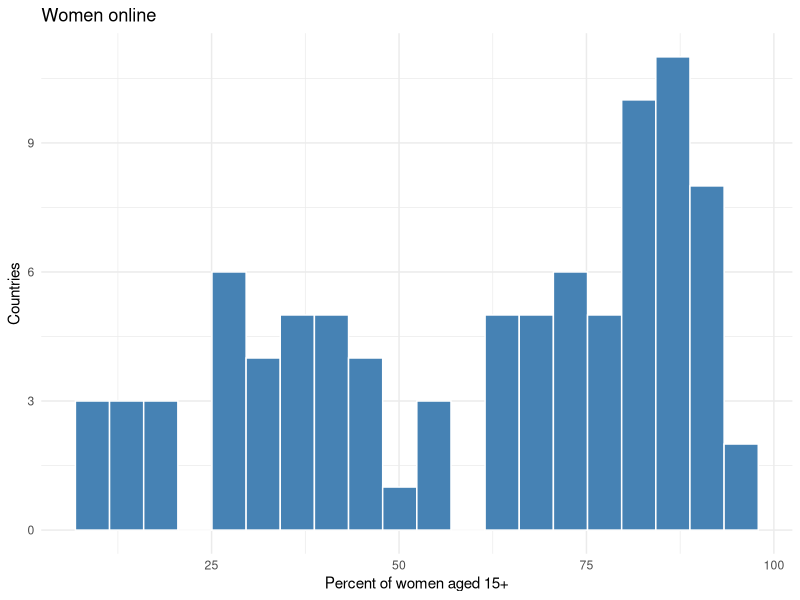
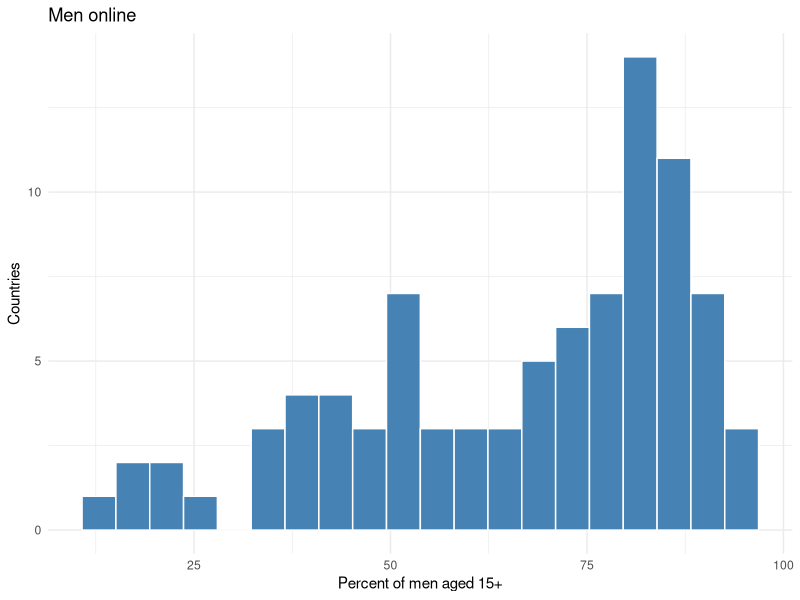
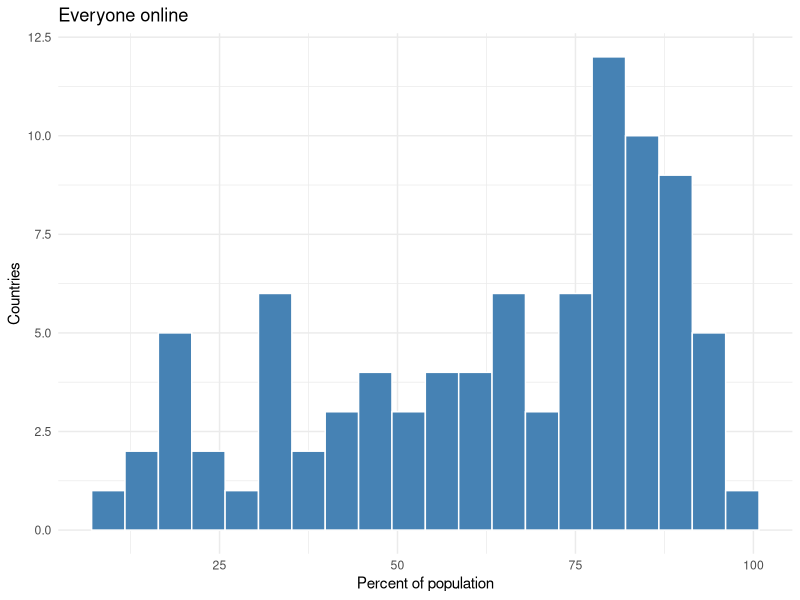
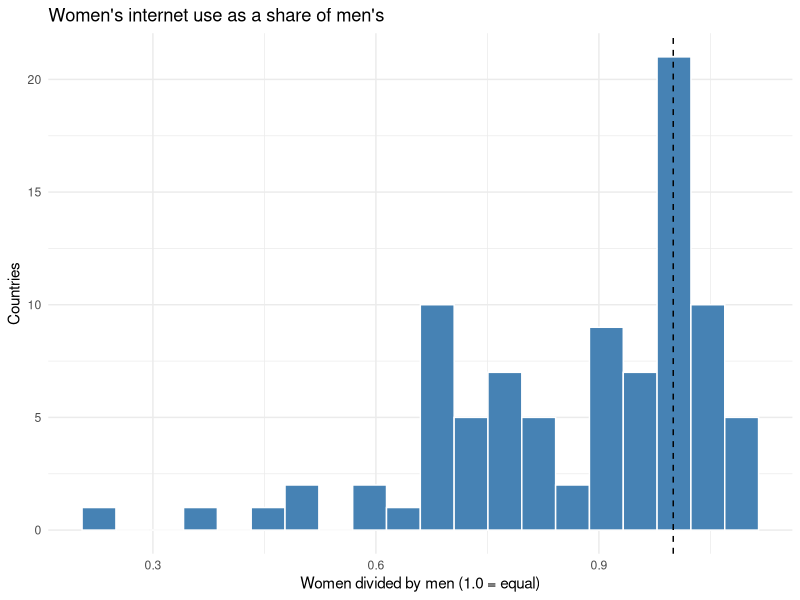
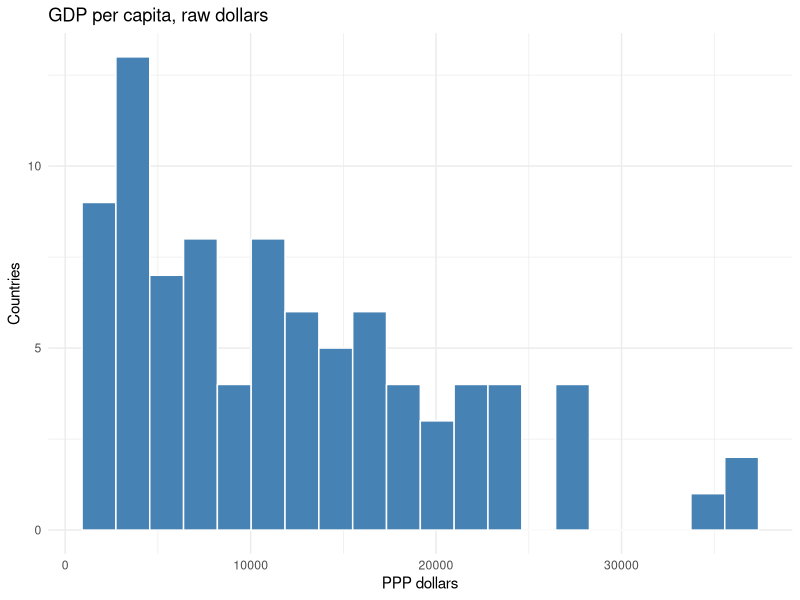
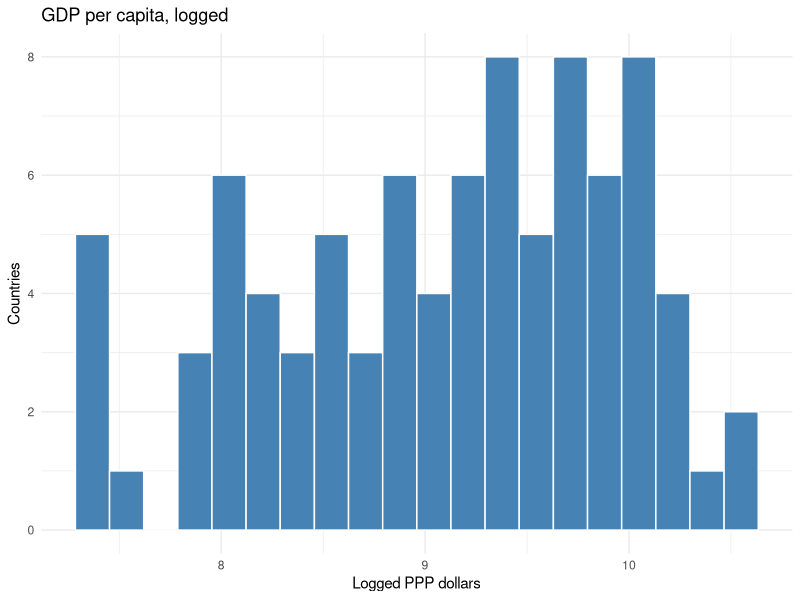
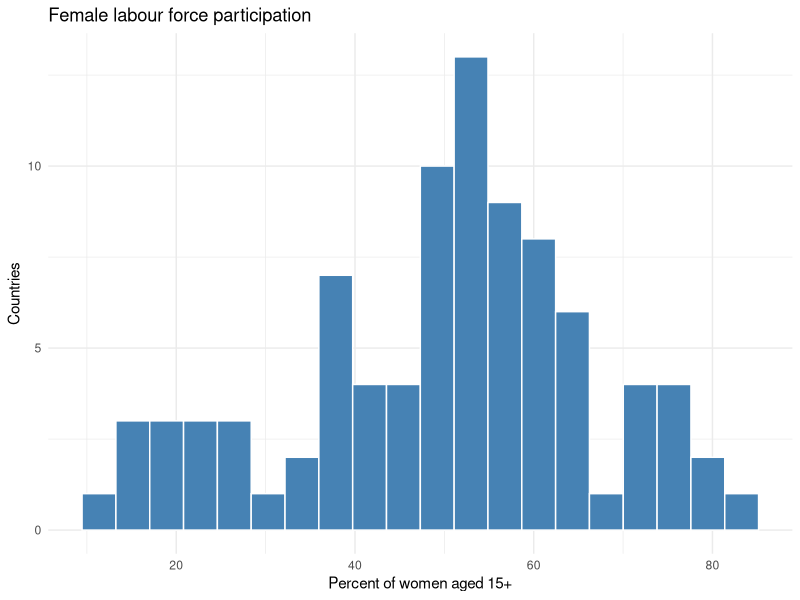
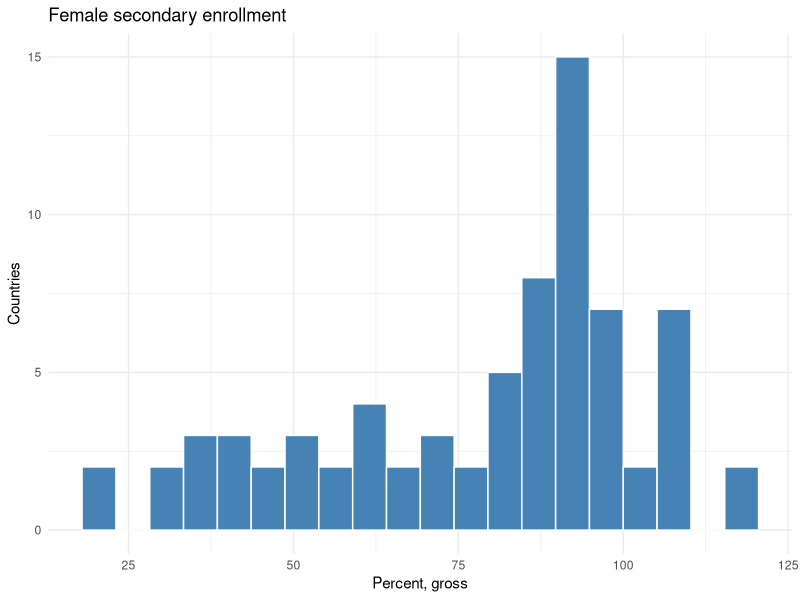

R code for these plots, in order:
## ---- chunk 1
knitr::opts_chunk$set(echo = TRUE, message = FALSE, warning = FALSE)
## ---- chunk 2
library(tidyverse)

data <- read_csv("data_clean/analysis_data.csv", show_col_types = FALSE)

dim(data)
## ---- chunk 3
glimpse(data)
## ---- chunk 4
data %>%
  select(country, internet_women, internet_men, gap_diff, flfp) %>%
  head(5)
## ---- chunk 5
summary(data$gap_diff)

summary(data$gdp_pc_ppp)

summary(data$flfp)

summary(data$sec_enroll_fem_gross)
## ---- chunk 6
colSums(is.na(data))
## ---- chunk 7
data %>%
  filter(is.na(sec_enroll_fem_gross)) %>%
  select(country)
## ---- chunk 8
data %>%
  filter(is.na(sec_enroll_fem_gross)) %>%
  summarise(mean_gap = mean(gap_diff))
## ---- chunk 9
ggplot(data, aes(x = internet_women)) +
  geom_histogram(bins = 20, fill = "steelblue", colour = "white") +
  labs(title = "Women online", x = "Percent of women aged 15+", y = "Countries") +
  theme_minimal()

ggplot(data, aes(x = internet_men)) +
  geom_histogram(bins = 20, fill = "steelblue", colour = "white") +
  labs(title = "Men online", x = "Percent of men aged 15+", y = "Countries") +
  theme_minimal()

ggplot(data, aes(x = internet_total)) +
  geom_histogram(bins = 20, fill = "steelblue", colour = "white") +
  labs(title = "Everyone online", x = "Percent of population", y = "Countries") +
  theme_minimal()
## ---- chunk 10
ggplot(data, aes(x = gap_ratio)) +
  geom_histogram(bins = 20, fill = "steelblue", colour = "white") +
  geom_vline(xintercept = 1, linetype = "dashed") +
  labs(title = "Women's internet use as a share of men's",
       x = "Women divided by men (1.0 = equal)", y = "Countries") +
  theme_minimal()
## ---- chunk 11
ggplot(data, aes(x = gdp_pc_ppp)) +
  geom_histogram(bins = 20, fill = "steelblue", colour = "white") +
  labs(title = "GDP per capita, raw dollars",
       x = "PPP dollars", y = "Countries") +
  theme_minimal()

ggplot(data, aes(x = log_gdp)) +
  geom_histogram(bins = 20, fill = "steelblue", colour = "white") +
  labs(title = "GDP per capita, logged",
       x = "Logged PPP dollars", y = "Countries") +
  theme_minimal()

ggplot(data, aes(x = flfp)) +
  geom_histogram(bins = 20, fill = "steelblue", colour = "white") +
  labs(title = "Female labour force participation",
       x = "Percent of women aged 15+", y = "Countries") +
  theme_minimal()

ggplot(data, aes(x = sec_enroll_fem_gross)) +
  geom_histogram(bins = 20, fill = "steelblue", colour = "white") +
  labs(title = "Female secondary enrollment",
       x = "Percent, gross", y = "Countries") +
  theme_minimal()
## ---- chunk 12
ggplot(data, aes(x = urban_pct)) +
  geom_histogram(bins = 20, fill = "steelblue", colour = "white") +
  labs(title = "Urban population", x = "Percent of total", y = "Countries") +
  theme_minimal()


ggplot(data, aes(x = gender_inequality_index)) +
  geom_histogram(bins = 20, fill = "steelblue", colour = "white") +
  labs(title = "Gender Inequality Index",
       x = "0 to 1, higher is more unequal", y = "Countries") +
  theme_minimal()
## ---- chunk 13

lm(flfp ~ gap_diff, data = data)

## ---- chunk 14
model_gdp <- lm(log_gdp ~ gap_diff, data = data)
summary(model_gdp)
confint(model_gdp)
## ---- chunk 15
model_flfp <- lm(flfp ~ gap_diff, data = data)
summary(model_flfp)
confint(model_flfp)


## ---- chunk 16
model_enroll <- lm(sec_enroll_fem_gross ~ gap_diff, data = data)
summary(model_enroll)
confint(model_enroll)
